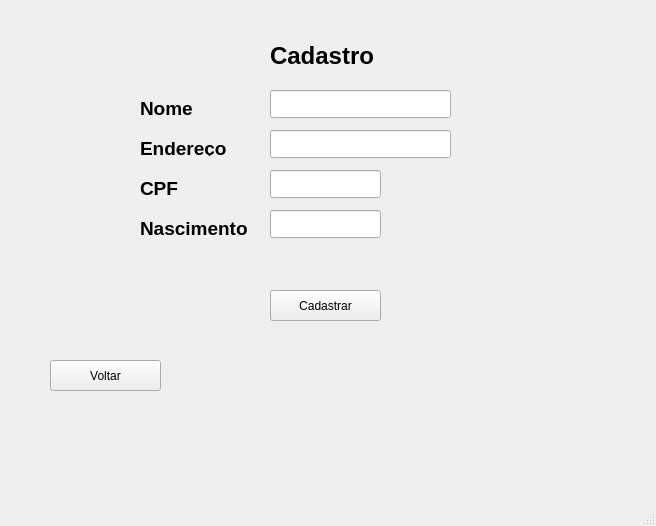
<?xml version="1.0" encoding="UTF-8"?>
<ui version="4.0">
 <class>MainWindow</class>
 <widget class="QMainWindow" name="MainWindow">
  <property name="geometry">
   <rect>
    <x>0</x>
    <y>0</y>
    <width>656</width>
    <height>526</height>
   </rect>
  </property>
  <property name="windowTitle">
   <string>MainWindow</string>
  </property>
  <widget class="QWidget" name="centralwidget">
   <widget class="QLabel" name="titulo">
    <property name="geometry">
     <rect>
      <x>270</x>
      <y>30</y>
      <width>111</width>
      <height>51</height>
     </rect>
    </property>
    <property name="font">
     <font>
      <pointsize>18</pointsize>
      <weight>75</weight>
      <bold>true</bold>
     </font>
    </property>
    <property name="text">
     <string>Cadastro</string>
    </property>
   </widget>
   <widget class="QPushButton" name="btnCadastrar">
    <property name="geometry">
     <rect>
      <x>270</x>
      <y>290</y>
      <width>111</width>
      <height>31</height>
     </rect>
    </property>
    <property name="text">
     <string>Cadastrar</string>
    </property>
   </widget>
   <widget class="QPushButton" name="btnSair">
    <property name="geometry">
     <rect>
      <x>50</x>
      <y>360</y>
      <width>111</width>
      <height>31</height>
     </rect>
    </property>
    <property name="text">
     <string>Voltar</string>
    </property>
   </widget>
   <widget class="QLabel" name="labelNome">
    <property name="geometry">
     <rect>
      <x>140</x>
      <y>100</y>
      <width>58</width>
      <height>16</height>
     </rect>
    </property>
    <property name="font">
     <font>
      <pointsize>14</pointsize>
      <weight>75</weight>
      <bold>true</bold>
     </font>
    </property>
    <property name="text">
     <string>Nome</string>
    </property>
   </widget>
   <widget class="QLabel" name="labelEndereco">
    <property name="geometry">
     <rect>
      <x>140</x>
      <y>140</y>
      <width>91</width>
      <height>16</height>
     </rect>
    </property>
    <property name="font">
     <font>
      <pointsize>14</pointsize>
      <weight>75</weight>
      <bold>true</bold>
     </font>
    </property>
    <property name="text">
     <string>Endereço</string>
    </property>
   </widget>
   <widget class="QLabel" name="labelCPF">
    <property name="geometry">
     <rect>
      <x>140</x>
      <y>180</y>
      <width>91</width>
      <height>16</height>
     </rect>
    </property>
    <property name="font">
     <font>
      <pointsize>14</pointsize>
      <weight>75</weight>
      <bold>true</bold>
     </font>
    </property>
    <property name="text">
     <string>CPF</string>
    </property>
   </widget>
   <widget class="QLabel" name="labelNascimento">
    <property name="geometry">
     <rect>
      <x>140</x>
      <y>220</y>
      <width>111</width>
      <height>16</height>
     </rect>
    </property>
    <property name="font">
     <font>
      <pointsize>14</pointsize>
      <weight>75</weight>
      <bold>true</bold>
     </font>
    </property>
    <property name="text">
     <string>Nascimento</string>
    </property>
   </widget>
   <widget class="QLineEdit" name="lineEditNome">
    <property name="geometry">
     <rect>
      <x>270</x>
      <y>90</y>
      <width>181</width>
      <height>28</height>
     </rect>
    </property>
   </widget>
   <widget class="QLineEdit" name="lineEditEndereco">
    <property name="geometry">
     <rect>
      <x>270</x>
      <y>130</y>
      <width>181</width>
      <height>28</height>
     </rect>
    </property>
   </widget>
   <widget class="QLineEdit" name="lineEditCPF">
    <property name="geometry">
     <rect>
      <x>270</x>
      <y>170</y>
      <width>111</width>
      <height>28</height>
     </rect>
    </property>
   </widget>
   <widget class="QLineEdit" name="lineEditNascimento">
    <property name="geometry">
     <rect>
      <x>270</x>
      <y>210</y>
      <width>111</width>
      <height>28</height>
     </rect>
    </property>
   </widget>
  </widget>
  <widget class="QMenuBar" name="menubar">
   <property name="geometry">
    <rect>
     <x>0</x>
     <y>0</y>
     <width>656</width>
     <height>22</height>
    </rect>
   </property>
  </widget>
  <widget class="QStatusBar" name="statusbar"/>
 </widget>
 <resources/>
 <connections/>
</ui>
